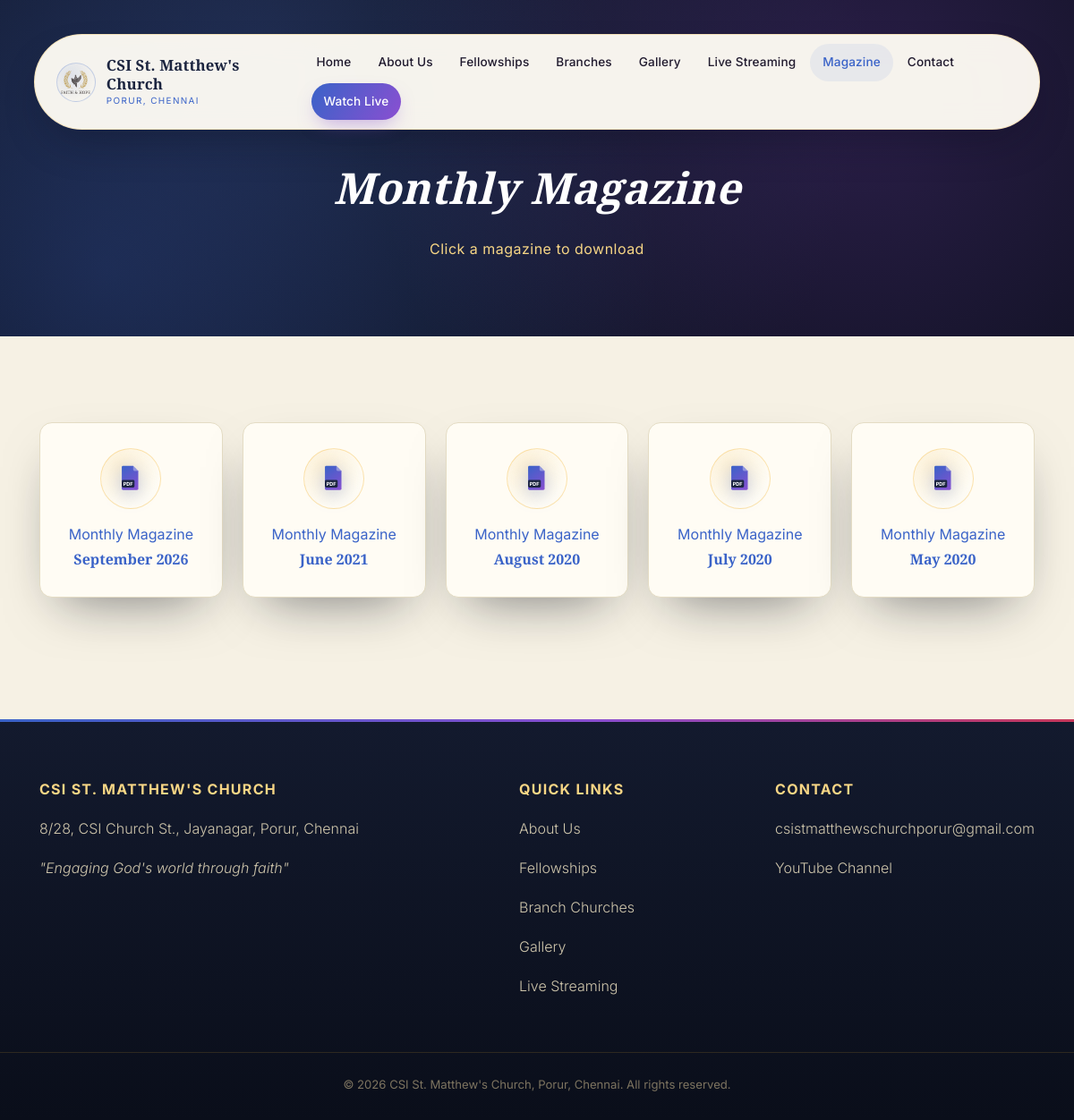
Page /magazines.php on the committed database.
### tables this page shows
CREATE TABLE magazines (
  id INT AUTO_INCREMENT PRIMARY KEY,
  title VARCHAR(150) NOT NULL,
  period VARCHAR(50) NOT NULL,
  filename VARCHAR(255),
  sort_order INT DEFAULT 0
);

### includes/config.php (called while the page is built, shortened)
<?php
function db(): mysqli {
    static $conn = null;
    if ($conn === null) {
        $conn = new mysqli(DB_HOST, DB_USER, DB_PASS, DB_NAME);
        $conn->set_charset('utf8mb4');
    }
    return $conn;
}
function h(?string $value): string {
    return htmlspecialchars($value ?? '', ENT_QUOTES, 'UTF-8');
}
function setting(string $key, string $default = ''): string {
    static $cache = null;
    if ($cache === null) {
        $cache = [];
        $result = db()->query('SELECT setting_key, setting_value FROM settings');
        while ($row = $result->fetch_assoc()) {
            $cache[$row['setting_key']] = $row['setting_value'];
        }
    }
    return $cache[$key] ?? $default;
}
function base_url(): string {
    $dir = rtrim(str_replace('\\', '/', dirname($_SERVER['SCRIPT_NAME'])), '/');
    return $dir === '' ? '/' : $dir . '/';
}

### magazines.php (the view, shortened to what this page needs)
<?php
require_once __DIR__ . '/includes/config.php';
$mags = db()->query('SELECT * FROM magazines ORDER BY sort_order');
require __DIR__ . '/includes/header.php';
$base = base_url();
?>
<div class="page-hero">
  <h1>Monthly Magazine</h1>
  <p>Click a magazine to download</p>
</div>
<section>
  <div class="container">
    <div class="magazine-grid">
      <?php $i = 0; while ($m = $mags->fetch_assoc()): $i++; ?>
      <a class="magazine-card reveal reveal-delay-<?= min($i, 3) ?>" href="<?= $base ?>assets/pdf/<?= h($m['filename']) ?>" target="_blank">
        <div class="pdf-icon">
          <svg viewBox="0 0 48 48" fill="none" xmlns="http://www.w3.org/2000/svg">
            <text x="20" y="35" text-anchor="middle" font-family="Inter, sans-serif" font-size="8" font-weight="700" fill="#fff">PDF</text>
          </svg>
        </div>
        <div><?= h($m['title']) ?></div>
        <div style="color: var(--sapphire); font-family:'Cormorant Garamond', serif; font-weight: 700;"><?= h($m['period']) ?></div>
      </a>
      <?php endwhile; ?>
    </div>
  </div>
</section>
<?php require __DIR__ . '/includes/footer.php'; ?>

### includes/header.php (shortened to what this page needs)
<?php
require_once __DIR__ . '/config.php';
$base = base_url();
$current = basename($_SERVER['SCRIPT_NAME']);
function navlink(string $file, string $label, string $current, string $base): string {
    $active = $current === $file ? ' class="active"' : '';
    return '<li><a href="' . $base . ($file === 'index.php' ? '' : substr($file, 0, -4)) . '"' . $active . '>' . $label . '</a></li>';
}
?><!DOCTYPE html>
<html lang="en">
<head>
<title><?= isset($pageTitle) ? h($pageTitle) . ' — ' : '' ?><?= h(setting('site_name')) ?></title>
<link rel="stylesheet" href="<?= $base ?>assets/css/style.css?v=<?= filemtime(__DIR__ . '/../assets/css/style.css') ?>">
</head>
<body>
<header class="site-header">
  <div class="header-inner">
    <a class="brand" href="<?= $base ?>">
      <span class="logo-badge">
        <img src="<?= $base ?>assets/img/logo-header.png" alt="<?= h(setting('site_name')) ?> logo">
      </span>
      <span class="brand-text">
        <span class="site-title"><?= h(setting('site_name')) ?></span>
        <span class="site-sub"><?= h(setting('site_location')) ?></span>
      </span>
    </a>
    <nav class="main-nav">
      <ul>
        <?= navlink('index.php', 'Home', $current, $base) ?>
        <?= navlink('about.php', 'About Us', $current, $base) ?>
        <?= navlink('fellowships.php', 'Fellowships', $current, $base) ?>
        <?= navlink('branch-churches.php', 'Branches', $current, $base) ?>
        <?= navlink('gallery.php', 'Gallery', $current, $base) ?>
        <?= navlink('live-streaming.php', 'Live Streaming', $current, $base) ?>
        <?= navlink('magazines.php', 'Magazine', $current, $base) ?>
        <?= navlink('contact.php', 'Contact', $current, $base) ?>
        <li class="nav-cta-item"><a class="nav-cta" href="<?= $base ?>live-streaming">Watch Live</a></li>
      </ul>
    </nav>
  </div>
</header>

### includes/footer.php (shortened to what this page needs)
<?php $base = base_url(); ?>
<footer class="site-footer">
  <div class="container footer-grid">
    <div>
      <h4><?= h(setting('site_name')) ?></h4>
      <p><?= h(setting('address')) ?></p>
      <p><em>"<?= h(setting('tagline')) ?>"</em></p>
    </div>
    <div>
      <h4>Quick Links</h4>
      <p><a href="<?= $base ?>about">About Us</a></p>
      <p><a href="<?= $base ?>fellowships">Fellowships</a></p>
      <p><a href="<?= $base ?>branch-churches">Branch Churches</a></p>
      <p><a href="<?= $base ?>gallery">Gallery</a></p>
      <p><a href="<?= $base ?>live-streaming">Live Streaming</a></p>
    </div>
    <div>
      <h4>Contact</h4>
      <p><a href="mailto:<?= h(setting('email')) ?>"><?= h(setting('email')) ?></a></p>
      <p><a href="<?= h(setting('youtube_channel')) ?>" target="_blank" rel="noopener">YouTube Channel</a></p>
    </div>
  </div>
  <div class="footer-bottom">
    &copy; <?= date('Y') ?> <?= h(setting('site_name')) ?>, <?= h(setting('site_location')) ?>. All rights reserved.
  </div>
</footer>
</body>
</html>

### rows in the picture
magazines: title "Monthly Magazine", period "September 2026"
magazines: title "Monthly Magazine", period "June 2021"
magazines: title "Monthly Magazine", period "August 2020"
magazines: title "Monthly Magazine", period "July 2020"
magazines: title "Monthly Magazine", period "May 2020"

### other values in the picture
setting('site_name') "CSI St. Matthew's Church"
setting('site_location') "PORUR, CHENNAI"
$label "Home About Us Fellowships Branches Gallery Live Streaming Magazine Contact"
setting('site_name') "CSI ST. MATTHEW'S CHURCH"
setting('address') "8/28, CSI Church St., Jayanagar, Porur, Chennai"
setting('tagline') "Engaging God's world through faith"
setting('email') "csistmatthewschurchporur@gmail.com"
setting('site_location') "Porur, Chennai"
